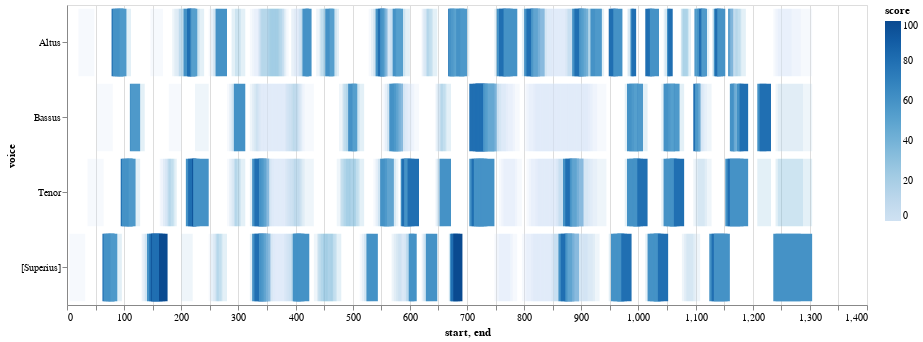

Notebook source saved alongside this figure:
### Markdown cell above
**Additional Clarification**:
    
- As we change the cutoff with the slider, the ngrams with scores lower than the cutoff would be hidden away.
- Levenshtein distance takes into account how many changes we need to make to turn a pattern into another. For example, pattern '2, 2, 1, 2' and pattern '2, 2, 1, 3' would have the same levenshtein score 25 when compared to pattern '2, 2, 1, 1' because we need to make one change at the fourth character of the two strings to turn it into '2, 2, 1, 1'

### Code cell
# use the durations calculated from above
viz_demo.plot_close_match_heatmap(ngrams,'-2, -2, -2, -2, -2', ngrams_duration, selected_patterns=[], voices=[])

### Figure 1 — Vega-Lite specification as saved in the notebook (floating-point values rounded to 4 significant figures; data arrays with more than 128 entries replaced by an {"elided": "..."} marker saying what was removed)
{"config": {"view": {"continuousWidth": 400, "continuousHeight": 300}}, "data": {"name": "data-d4d496060463fc1a3ac626841768799a"}, "mark": "bar", "encoding": {"color": {"type": "quantitative", "field": "score"}, "opacity": {"condition": {"value": 1, "test": "(datum.score > SelectorName.cutoff)"}, "value": 0.2}, "tooltip": [{"type": "quantitative", "field": "start"}, {"type": "quantitative", "field": "end"}, {"type": "nominal", "field": "pattern"}, {"type": "quantitative", "field": "score"}], "x": {"type": "quantitative", "field": "start"}, "x2": {"field": "end"}, "y": {"type": "nominal", "field": "voice"}}, "height": 300, "selection": {"SelectorName": {"type": "single", "fields": ["cutoff"], "bind": {"input": "range", "max": 100, "min": 0, "name": "cutoff:", "step": 1}, "init": {"cutoff": 50}}, "selector010": {"type": "interval", "bind": "scales", "encodings": ["x", "y"]}}, "width": 800, "$schema": "https://vega.github.io/schema/vega-lite/v4.8.1.json", "datasets": {"data-d4d496060463fc1a3ac626841768799a": {"elided": "586 records"}}}
